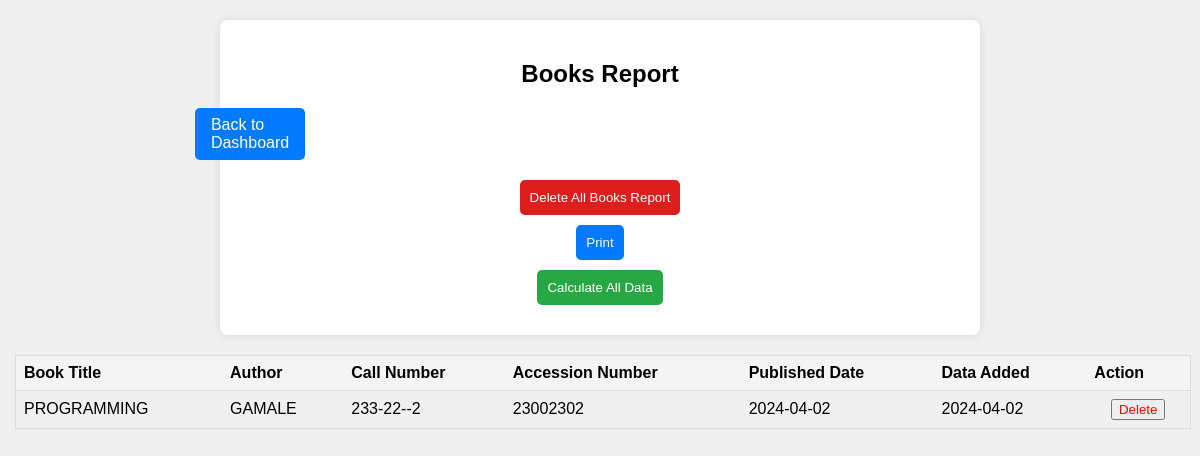
Screenshot of /books_report.php with the database file from the repository.
### tables this page shows
CREATE TABLE IF NOT EXISTS `books_report` (
  `book_id` int(11) NOT NULL AUTO_INCREMENT,
  `book_title` varchar(40) NOT NULL,
  `author` varchar(20) NOT NULL,
  `call_num` varchar(40) NOT NULL,
  `accession_num` varchar(40) NOT NULL,
  `published_date` date NOT NULL,
  `date_added` date NOT NULL,
  PRIMARY KEY (`book_id`)
);

### books_report.php (the view, shortened to what this page needs)
<!DOCTYPE html>
<html lang="en">
<head>
    <link rel="stylesheet" href="css/Borrowed_reports.css">
</head>
<body>
<div class="container">
    <h2>Books Report</h2>
    <a href="dashboard.php" class="back-btn">Back to Dashboard</a>
    <div class="button-group">
        <form method="POST" action="delete_all_books_report.php" class="delete-all-form">
            <button type="submit" class="delete-all-btn">Delete All Books Report</button>
        </form>
        <button onclick="printTable()" class="print-btn">Print</button>
        <form method="GET" action="total_books_report.php" class="calculate-all-form">
            <button type="submit" class="calculate-all-btn">Calculate All Data</button>
        </form>
    </div>
</div>
<table class="returned-books-table">
    <thead>
        <tr>
            <th>Book Title</th>
            <th>Author</th>
            <th>Call Number</th>
            <th>Accession Number</th>
            <th>Published Date</th>
            <th>Data Added</th>
            <th class="action-column">Action</th>
        </tr>
    </thead>
    <tbody>
    <?php
require_once 'connect.php';
$sortOrder = isset($_GET['sort']) && ($_GET['sort'] == 'desc') ? 'DESC' : 'ASC';
$query = "SELECT * FROM `books_report`";
$query .= " ORDER BY SUBSTRING_INDEX(`book_title`, ' ', 1) $sortOrder";
$result = $conn->query($query);
if ($result && $result->num_rows > 0) {
    while ($row = $result->fetch_assoc()) {
        echo "<tr>";
        echo "<td>{$row['book_title']}</td>";
        echo "<td>{$row['author']}</td>";
        echo "<td>{$row['call_num']}</td>";
        echo "<td>{$row['accession_num']}</td>";
        echo "<td>{$row['published_date']}</td>";
        echo "<td>{$row['date_added']}</td>";
        echo "<td class='action-column'>";
        echo "<form method='POST' action='delete_books.php'>";
        echo "<button type='submit' style='color: red;'>Delete</button>";
        echo "</form>";
        echo "</td>";
        echo "</tr>";
    }
} else {
    echo "<tr><td style='color: red; text-align: center;' colspan='7'>No Books record found.</td></tr>";
}
?>
    </tbody>
</table>
</body>
</html>

### css/Borrowed_reports.css (style rules this page uses)
body { font-family: Arial, sans-serif; margin: 0; padding: 0; background-color: #f0f0f0; }
.container { width: 60%; margin: 20px auto; padding: 20px; background-color: #fff; border-radius: 8px; box-shadow: 0 0 10px rgba(0, 0, 0, 0.1); display: flex; flex-direction: column; align-items: center; }
h2 { text-align: center; margin-bottom: 20px; }
.back-btn { padding: 8px 16px; margin-right: 700px; background-color: #007bff; color: #fff; text-decoration: none; border-radius: 5px; margin-bottom: 20px; }
.button-group { display: flex; flex-direction: column; align-items: center; }
.delete-all-btn, .print-btn, .calculate-all-btn { padding: 10px; border: none; border-radius: 5px; margin-bottom: 10px; }
.delete-all-btn { background-color: #de1e1d; color: #fff; }
.print-btn { background-color: #007bff; color: #fff; }
.calculate-all-btn { background-color: #28a745; color: #fff; }
.returned-books-table { width: 98%; margin-top: 20px; margin-left: 15px; border-collapse: collapse; border: 1px solid #ddd; }
.returned-books-table th, .returned-books-table td { padding: 8px; text-align: left; border-bottom: 1px solid #ddd; }
.returned-books-table th { background-color: #f4f4f4; color: black; }
.returned-books-table td:last-child { text-align: center; }

### rows the page displays
books_report: book_title "PROGRAMMING", author "GAMALE", call_num "233-22--2", accession_num "23002302", published_date "2024-04-02", date_added "2024-04-02"
